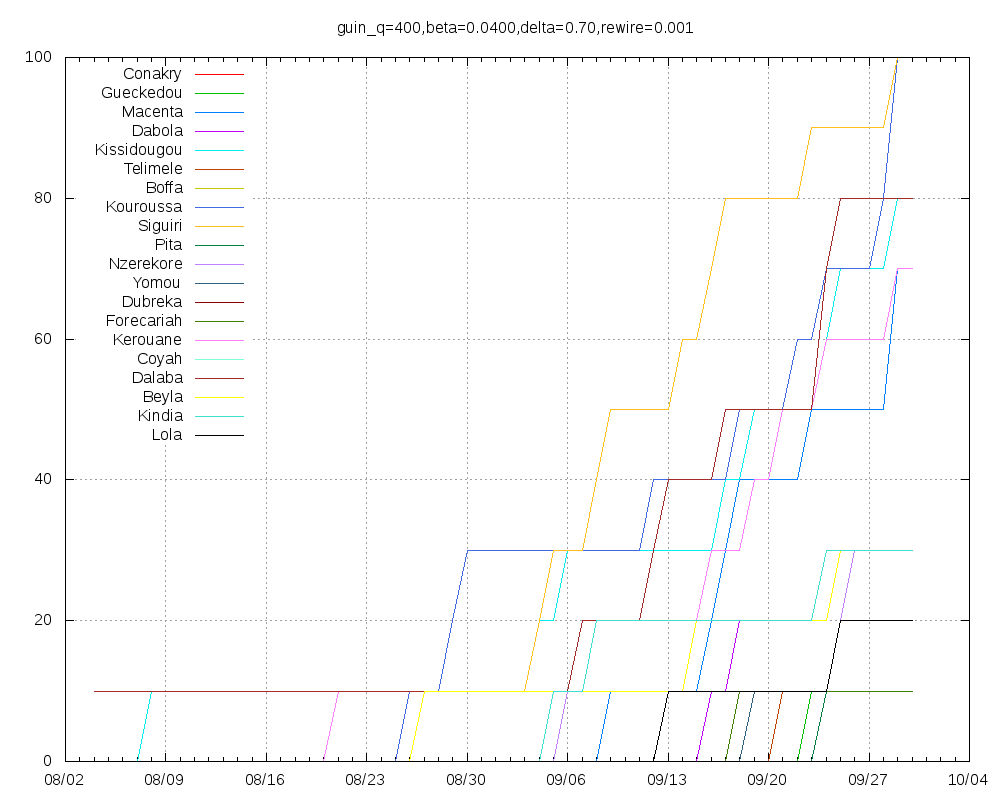

Write the gnuplot code that produced this figure.
set title "guin_q=400,beta=0.0400,delta=0.70,rewire=0.001"
set key top left
set grid
set xdata time
set timefmt "%Y-%m-%d"
set terminal png size 1000,800
set output "guin_q=400,beta=0.0400,delta=0.70,rewire=0.001.png"
plot "Conakry.tab" using 1:2 title "Conakry" with lines,"Gueckedou.tab" using 1:2 title "Gueckedou" with lines,"Macenta.tab" using 1:2 title "Macenta" with lines,"Dabola.tab" using 1:2 title "Dabola" with lines,"Kissidougou.tab" using 1:2 title "Kissidougou" with lines,"Telimele.tab" using 1:2 title "Telimele" with lines,"Boffa.tab" using 1:2 title "Boffa" with lines,"Kouroussa.tab" using 1:2 title "Kouroussa" with lines,"Siguiri.tab" using 1:2 title "Siguiri" with lines,"Pita.tab" using 1:2 title "Pita" with lines,"Nzerekore.tab" using 1:2 title "Nzerekore" with lines,"Yomou.tab" using 1:2 title "Yomou" with lines,"Dubreka.tab" using 1:2 title "Dubreka" with lines,"Forecariah.tab" using 1:2 title "Forecariah" with lines,"Kerouane.tab" using 1:2 title "Kerouane" with lines,"Coyah.tab" using 1:2 title "Coyah" with lines,"Dalaba.tab" using 1:2 title "Dalaba" with lines,"Beyla.tab" using 1:2 title "Beyla" with lines,"Kindia.tab" using 1:2 title "Kindia" with lines,"Lola.tab" using 1:2 title "Lola" with lines
